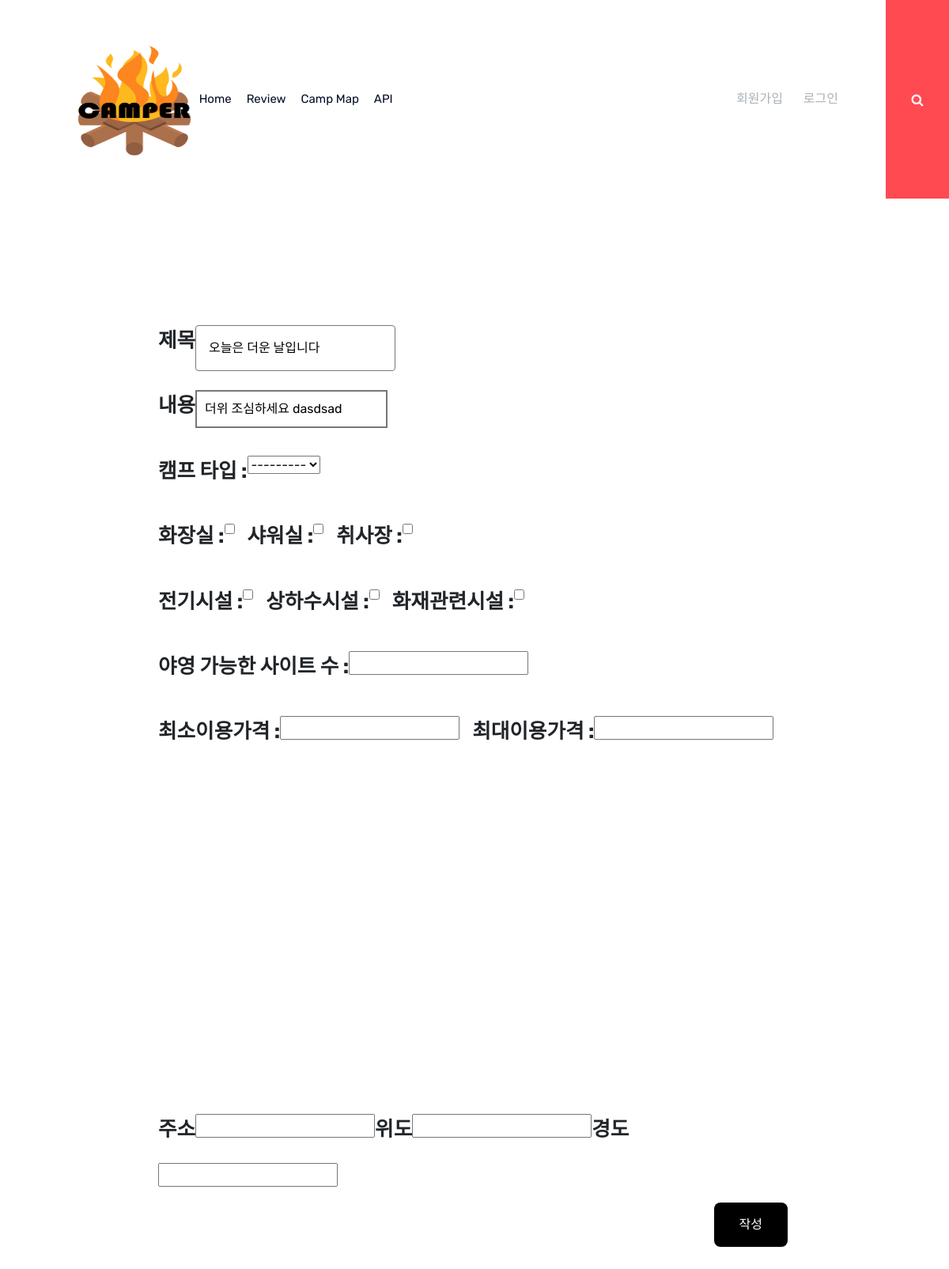
Page /update/3 on the committed database.
### board/models.py (models this page shows, shortened)
class Post(models.Model):
    author = models.ForeignKey(settings.AUTH_USER_MODEL,
                               on_delete=models.CASCADE,
                               null=True,
                               related_name="created_posts")
    title = models.CharField("제목", max_length=50)
    camp_type_choice = (
		('백패킹', 'back'),
        ('차박', 'car'),
        ('오토캠핑', 'auto'))
    camp_type = models.CharField("캠프 타입", max_length=20, choices=camp_type_choice)
    desc = models.TextField("내용")     #사진 포함. photo = models.ImageField("사진", blank=True)
    position_latitude = models.FloatField("위도", null=True, blank=True, default=None)
    position_longitude= models.FloatField("경도", null=True, blank=True, default=None)
    address=models.CharField("주소", max_length=200,default = '')
    facility_toilet = models.BooleanField("화장실", default=False)
    facility_showerroom = models.BooleanField("샤워실",default=False)
    facility_cookroom = models.BooleanField("취사장", default=False)
    facility_store = models.BooleanField("매점", default=False)
    facility_electric = models.BooleanField("전기시설", default=False)
    facility_water_sewage = models.BooleanField("상하수시설", default=False)
    facility_fire = models.BooleanField("화재관련시설", default=False)
    capacity = models.FloatField("야영 가능한 사이트 수", null=True, blank=True, default=None)
    price_min=models.FloatField("최소이용가격", null=True, blank=True, default=None)
    price_max=models.FloatField("최대이용가격", null=True, blank=True, default=None)
    like = models.ManyToManyField(settings.AUTH_USER_MODEL,
                                  related_name="liked_posts")
    create_at = models.DateTimeField('처음작성시각', default=timezone.now)

### board/views.py (the view)
# urls.py: path('update/<int:post_id>', update, name="update"),
def update(request, post_id):
    context = dict()
    if request.method == "POST":
        temp_form = PostForms(request.POST,
                              instance=Post.objects.get(id=post_id))
        if temp_form.is_valid():
            temp_form.save()
            return redirect('index')
        else:
            context["write_form"] = temp_form
            return render(request, 'write.html', context)
    else:
        context["write_form"] = PostForms(instance=Post.objects.get(
            id=post_id))
        return render(request, 'write.html', context)

### board/forms.py
class PostForms(ModelForm):
    def __init__(self, *args, **kwargs):
        super().__init__(*args, **kwargs)
        self.fields['title'].widget.attrs.update({
            'class': 'mytitle',
            'autocomplete': 'off',
            'placeholder': '제목을 입력해주세요'
        })
        self.fields['desc'].widget.attrs.update({
            'class': 'mydesc',
            'autocomplete': 'off',
            'placeholder': '내용을 입력해주세요'
        })
    class Meta:
        model = Post
        fields = [ 'title', 'desc', 'camp_type',
        'address','position_latitude','position_longitude',
        'facility_toilet','facility_showerroom','facility_cookroom',
        'facility_store','facility_electric','facility_water_sewage','facility_fire',
        'capacity','price_min','price_max']
        widgets = {'desc': SummernoteWidget()}

### board/templates/write.html (shortened to what this page needs)
{% extends 'header.html' %}
{% load static %}
{% block extrahead %}
    <link rel="stylesheet" href="{% static 'css/write.css' %}" type="text/css" />
{% endblock %}
{% block content %}
<form class="write_form" action="{% url 'create' %}" method="POST" enctype="multipart/form-data">
<div class="contianer">
    {% for field in write_form %}
        {% if field.label == "제목" or field.label == "내용" %}
        <div class="row">
            <div class="fd_label">{{ field.label }}</div>
            <div class="field">{{ field }}</div>
        </div>
        {% elif field.label == "캠프 타입" %}
        <div class="row">
        <a class="fd_label">{{ field.label }} : </a>
        <a class="field">{{ field }}</a>
        </div>
        {% endif %}
    {% endfor %}
    <div class="row">
    {% for field in write_form %}
        {% if field.label == '화장실' or field.label == '샤워실' or field.label == '취사장' %}
            <a class="fd_label">{{ field.label }} : </a>
            <a class="field">{{ field }}</a> &emsp;
        {% endif %}
    {% endfor %}
    </div>
    <div class="row">
        {% for field in write_form %}
            {% if field.label == '전기시설' or field.label == '상하수시설' or field.label == '화재관련시설' %}
                <a class="fd_label">{{ field.label }} : </a>
                <a class="field">{{ field }}</a> &emsp;
            {% endif %}
        {% endfor %}
    </div>
    <div class="row">
        {% for field in write_form %}
            {% if field.label == '야영 가능한 사이트 수' %}
                <a class="fd_label">{{ field.label }} : </a>
                <a class="field">{{ field }}</a> &emsp;
            {% endif %}
        {% endfor %}
    </div>
    <div class="row">
        {% for field in write_form %}
        {% if field.label == '최소이용가격' or field.label == '최대이용가격' %}
        <a class="fd_label">{{ field.label }} : </a>
        <a class="field">{{ field }}</a> &emsp;
        {% endif %}
        {% endfor %}
    </div>
    <div class="row">
        <div id="map" style="width:100%;height:400px;">
        </div>
    </div>
    <div class="row">
    {% for field in write_form %}
        {% if field.label == "주소" %}
            <div class="fd_label">{{ field.label }}</div>
            <div class="field">{{ field }}</div>
        {% elif field.label == "위도" %}
            <div class="fd_label">{{ field.label }}</div>
            <div class="field">{{ field }}</div>
        {% elif field.label == "경도" %}
            <div class="fd_label">{{ field.label }}</div>
            <div class="field">{{ field }}</div>
        {% endif %}
    {% endfor %}
    </div>
    <button class="write_btn" type="submit">작성</button>
</form>
{% endblock %}

### board/static/css/write.css (style rules this page uses)
.mytitle { border:none; background: none; border: 1px solid #777; padding:1rem; border-radius: 4px; width:100%; }
.mydesc { width:100%; resize:none; padding:10px; border: 2px solid #777; }
.fd_label { font-weight:bold; font-size:1.6rem; margin-bottom:1.5rem; }
.write_form { width:70%; margin:0 auto; margin-top:10rem; }
.row { margin: 20px; }
.write_btn { float:right; padding:1rem 2rem; border:none; background-color:black; color:white; margin-right:1.5rem; border-radius:0.5rem; margin-bottom:5rem; }

### rows in the picture
Post: write_form "오늘은 더운 날입니다" "더위 조심하세요 dasdsad", write_form "---------"

### other values in the picture
{{ field.label }} "제목" "내용"
{{ field.label }} "캠프 타입"
{{ field.label }} "화장실" "샤워실" "취사장"
{{ field.label }} "전기시설" "상하수시설" "화재관련시설"
{{ field.label }} "야영 가능한 사이트 수"
{{ field.label }} "최소이용가격" "최대이용가격"
{{ field.label }} "주소"
{{ field.label }} "위도"
{{ field.label }} "경도"
